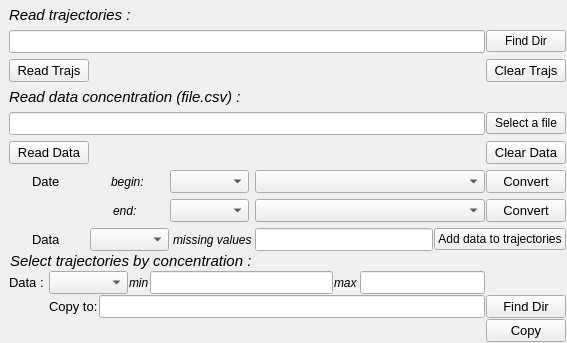
      <widget class="QWidget" name="page_input_data">
       <layout class="QGridLayout" name="gridLayout_19">
        <property name="leftMargin">
         <number>0</number>
        </property>
        <property name="topMargin">
         <number>0</number>
        </property>
        <property name="rightMargin">
         <number>0</number>
        </property>
        <property name="bottomMargin">
         <number>0</number>
        </property>
        <property name="spacing">
         <number>0</number>
        </property>
        <item row="1" column="0">
         <widget class="QLabel" name="label_3">
          <property name="maximumSize">
           <size>
            <width>16777215</width>
            <height>30</height>
           </size>
          </property>
          <property name="font">
           <font>
            <pointsize>11</pointsize>
            <weight>50</weight>
            <italic>true</italic>
            <bold>false</bold>
            <strikeout>false</strikeout>
            <kerning>false</kerning>
           </font>
          </property>
          <property name="text">
           <string>Select trajectories by concentration :</string>
          </property>
          <property name="margin">
           <number>0</number>
          </property>
          <property name="indent">
           <number>10</number>
          </property>
         </widget>
        </item>
        <item row="0" column="0">
         <widget class="QFrame" name="frame_3">
          <property name="frameShape">
           <enum>QFrame::NoFrame</enum>
          </property>
          <property name="frameShadow">
           <enum>QFrame::Raised</enum>
          </property>
          <layout class="QGridLayout" name="gridLayout_4">
           <property name="topMargin">
            <number>6</number>
           </property>
           <property name="rightMargin">
            <number>1</number>
           </property>
           <property name="bottomMargin">
            <number>1</number>
           </property>
           <property name="horizontalSpacing">
            <number>1</number>
           </property>
           <item row="3" column="0" colspan="10">
            <widget class="QLabel" name="lab_rd_data">
             <property name="maximumSize">
              <size>
               <width>16777215</width>
               <height>16777215</height>
              </size>
             </property>
             <property name="font">
              <font>
               <pointsize>11</pointsize>
               <weight>50</weight>
               <italic>true</italic>
               <bold>false</bold>
               <strikeout>false</strikeout>
               <kerning>false</kerning>
              </font>
             </property>
             <property name="text">
              <string>Read data concentration (file.csv) :</string>
             </property>
             <property name="textFormat">
              <enum>Qt::AutoText</enum>
             </property>
            </widget>
           </item>
           <item row="5" column="9">
            <widget class="QPushButton" name="btn_clear_data">
             <property name="font">
              <font>
               <pointsize>10</pointsize>
               <weight>50</weight>
               <bold>false</bold>
              </font>
             </property>
             <property name="cursor">
              <cursorShape>PointingHandCursor</cursorShape>
             </property>
             <property name="text">
              <string>Clear Data</string>
             </property>
            </widget>
           </item>
           <item row="8" column="6" colspan="3">
            <widget class="QComboBox" name="cBox_date_format_end">
             <property name="font">
              <font>
               <pointsize>10</pointsize>
               <weight>50</weight>
               <bold>false</bold>
              </font>
             </property>
             <item>
              <property name="text">
               <string/>
              </property>
             </item>
             <item>
              <property name="text">
               <string>DD-MM-YYYY HH:mm:ss</string>
              </property>
             </item>
             <item>
              <property name="text">
               <string>MM-DD-YYYY HH:mm:ss</string>
              </property>
             </item>
             <item>
              <property name="text">
               <string>YYYY-MM-DD HH:mm:ss</string>
              </property>
             </item>
             <item>
              <property name="text">
               <string>YYYY-DD-MM HH:mm:ss</string>
              </property>
             </item>
             <item>
              <property name="text">
               <string>DD/MM/YYYY HH:mm:ss</string>
              </property>
             </item>
             <item>
              <property name="text">
               <string>MM/DD/YYYY HH:mm:ss</string>
              </property>
             </item>
             <item>
              <property name="text">
               <string>YYYY/MM/DD HH:mm:ss</string>
              </property>
             </item>
             <item>
              <property name="text">
               <string>YYYY/DD/MM HH:mm:ss</string>
              </property>
             </item>
            </widget>
           </item>
           <item row="7" column="6" colspan="3">
            <widget class="QComboBox" name="cBox_date_format_begin">
             <property name="font">
              <font>
               <pointsize>10</pointsize>
               <weight>50</weight>
               <bold>false</bold>
              </font>
             </property>
             <item>
              <property name="text">
               <string/>
              </property>
             </item>
             <item>
              <property name="text">
               <string>DD-MM-YYYY HH:mm:ss</string>
              </property>
             </item>
             <item>
              <property name="text">
               <string>MM-DD-YYYY HH:mm:ss</string>
              </property>
             </item>
             <item>
              <property name="text">
               <string>YYYY-MM-DD HH:mm:ss</string>
              </property>
             </item>
             <item>
              <property name="text">
               <string>YYYY-DD-MM HH:mm:ss</string>
              </property>
             </item>
             <item>
              <property name="text">
               <string>DD/MM/YYYY HH:mm:ss</string>
              </property>
             </item>
             <item>
              <property name="text">
               <string>MM/DD/YYYY HH:mm:ss</string>
              </property>
             </item>
             <item>
              <property name="text">
               <string>YYYY/MM/DD HH:mm:ss</string>
              </property>
             </item>
             <item>
              <property name="text">
               <string>YYYY/DD/MM HH:mm:ss</string>
              </property>
             </item>
            </widget>
           </item>
           <item row="4" column="0" colspan="9">
            <widget class="QLineEdit" name="ledit_data_path">
             <property name="font">
              <font>
               <pointsize>10</pointsize>
               <weight>50</weight>
               <bold>false</bold>
              </font>
             </property>
             <property name="text">
              <string/>
             </property>
            </widget>
           </item>
           <item row="8" column="9">
            <widget class="QPushButton" name="btn_date_convert_end">
             <property name="font">
              <font>
               <pointsize>10</pointsize>
               <weight>50</weight>
               <bold>false</bold>
              </font>
             </property>
             <property name="cursor">
              <cursorShape>PointingHandCursor</cursorShape>
             </property>
             <property name="text">
              <string>Convert</string>
             </property>
            </widget>
           </item>
           <item row="7" column="0">
            <widget class="QLabel" name="lab_date">
             <property name="font">
              <font>
               <pointsize>10</pointsize>
               <weight>50</weight>
               <bold>false</bold>
              </font>
             </property>
             <property name="text">
              <string>Date</string>
             </property>
             <property name="margin">
              <number>0</number>
             </property>
             <property name="indent">
              <number>23</number>
             </property>
            </widget>
           </item>
           <item row="9" column="7" colspan="3">
            <widget class="QPushButton" name="btn_add_data_traj">
             <property name="font">
              <font>
               <pointsize>9</pointsize>
               <weight>50</weight>
               <bold>false</bold>
              </font>
             </property>
             <property name="cursor">
              <cursorShape>PointingHandCursor</cursorShape>
             </property>
             <property name="text">
              <string>Add data to trajectories</string>
             </property>
            </widget>
           </item>
           <item row="8" column="2">
            <widget class="QComboBox" name="cBox_date_end">
             <property name="font">
              <font>
               <pointsize>10</pointsize>
              </font>
             </property>
            </widget>
           </item>
           <item row="1" column="0" colspan="9">
            <widget class="QLineEdit" name="ledit_traj_path">
             <property name="enabled">
              <bool>true</bool>
             </property>
             <property name="font">
              <font>
               <pointsize>10</pointsize>
               <weight>50</weight>
               <bold>false</bold>
              </font>
             </property>
             <property name="toolTipDuration">
              <number>-1</number>
             </property>
             <property name="text">
              <string/>
             </property>
             <property name="readOnly">
              <bool>true</bool>
             </property>
            </widget>
           </item>
           <item row="5" column="0">
            <widget class="QPushButton" name="btn_read_data">
             <property name="font">
              <font>
               <pointsize>10</pointsize>
               <weight>50</weight>
               <bold>false</bold>
              </font>
             </property>
             <property name="cursor">
              <cursorShape>PointingHandCursor</cursorShape>
             </property>
             <property name="text">
              <string>Read Data</string>
             </property>
            </widget>
           </item>
           <item row="9" column="0">
            <widget class="QLabel" name="label">
             <property name="font">
              <font>
               <pointsize>10</pointsize>
              </font>
             </property>
             <property name="text">
              <string>Data</string>
             </property>
             <property name="indent">
              <number>23</number>
             </property>
            </widget>
           </item>
           <item row="9" column="1">
            <widget class="QComboBox" name="cBox_data">
             <property name="font">
              <font>
               <pointsize>10</pointsize>
               <weight>50</weight>
               <bold>false</bold>
              </font>
             </property>
            </widget>
           </item>
           <item row="8" column="1">
            <widget class="QLabel" name="label_2">
             <property name="font">
              <font>
               <pointsize>9</pointsize>
               <italic>true</italic>
              </font>
             </property>
             <property name="text">
              <string>end:</string>
             </property>
             <property name="indent">
              <number>23</number>
             </property>
            </widget>
           </item>
           <item row="4" column="9">
            <widget class="QPushButton" name="btn_open_data_file">
             <property name="font">
              <font>
               <pointsize>9</pointsize>
              </font>
             </property>
             <property name="cursor">
              <cursorShape>PointingHandCursor</cursorShape>
             </property>
             <property name="text">
              <string>Select a file</string>
             </property>
            </widget>
           </item>
           <item row="7" column="2">
            <widget class="QComboBox" name="cBox_date_begin">
             <property name="font">
              <font>
               <pointsize>10</pointsize>
               <weight>50</weight>
               <bold>false</bold>
              </font>
             </property>
            </widget>
           </item>
           <item row="7" column="1">
            <widget class="QLabel" name="label_4">
             <property name="font">
              <font>
               <pointsize>9</pointsize>
               <italic>true</italic>
              </font>
             </property>
             <property name="text">
              <string>begin:</string>
             </property>
             <property name="indent">
              <number>21</number>
             </property>
            </widget>
           </item>
           <item row="0" column="0" colspan="5">
            <widget class="QLabel" name="lab_rd_traj">
             <property name="maximumSize">
              <size>
               <width>16777215</width>
               <height>16777215</height>
              </size>
             </property>
             <property name="font">
              <font>
               <pointsize>11</pointsize>
               <weight>50</weight>
               <italic>true</italic>
               <bold>false</bold>
               <strikeout>false</strikeout>
               <kerning>false</kerning>
              </font>
             </property>
             <property name="text">
              <string>Read trajectories :</string>
             </property>
             <property name="textFormat">
              <enum>Qt::AutoText</enum>
             </property>
            </widget>
           </item>
           <item row="9" column="6">
            <widget class="QLineEdit" name="ledit_missing_values">
             <property name="font">
              <font>
               <pointsize>10</pointsize>
              </font>
             </property>
            </widget>
           </item>
           <item row="7" column="9">
            <widget class="QPushButton" name="btn_date_convert_begin">
             <property name="font">
              <font>
               <pointsize>10</pointsize>
               <weight>50</weight>
               <bold>false</bold>
              </font>
             </property>
             <property name="cursor">
              <cursorShape>PointingHandCursor</cursorShape>
             </property>
             <property name="text">
              <string>Convert</string>
             </property>
            </widget>
           </item>
           <item row="9" column="2" colspan="2">
            <widget class="QLabel" name="label_5">
             <property name="font">
              <font>
               <pointsize>9</pointsize>
               <italic>true</italic>
              </font>
             </property>
             <property name="text">
              <string>missing values</string>
             </property>
             <property name="indent">
              <number>3</number>
             </property>
            </widget>
           </item>
           <item row="2" column="0">
            <widget class="QPushButton" name="btn_read_traj">
             <property name="font">
              <font>
               <pointsize>10</pointsize>
               <weight>50</weight>
               <bold>false</bold>
              </font>
             </property>
             <property name="cursor">
              <cursorShape>PointingHandCursor</cursorShape>
             </property>
             <property name="text">
              <string>Read Trajs</string>
             </property>
            </widget>
           </item>
           <item row="1" column="9">
            <widget class="QPushButton" name="btn_open_traj_folder">
             <property name="font">
              <font>
               <pointsize>9</pointsize>
              </font>
             </property>
             <property name="cursor">
              <cursorShape>PointingHandCursor</cursorShape>
             </property>
             <property name="text">
              <string>Find Dir</string>
             </property>
            </widget>
           </item>
           <item row="2" column="9">
            <widget class="QPushButton" name="btn_clear_traj">
             <property name="font">
              <font>
               <pointsize>10</pointsize>
               <weight>50</weight>
               <bold>false</bold>
              </font>
             </property>
             <property name="cursor">
              <cursorShape>PointingHandCursor</cursorShape>
             </property>
             <property name="text">
              <string>Clear Trajs</string>
             </property>
            </widget>
           </item>
          </layout>
         </widget>
        </item>
        <item row="2" column="0">
         <widget class="QFrame" name="frame_4">
          <property name="font">
           <font>
            <pointsize>11</pointsize>
           </font>
          </property>
          <property name="frameShape">
           <enum>QFrame::NoFrame</enum>
          </property>
          <property name="frameShadow">
           <enum>QFrame::Raised</enum>
          </property>
          <layout class="QGridLayout" name="gridLayout_5">
           <property name="leftMargin">
            <number>9</number>
           </property>
           <property name="topMargin">
            <number>1</number>
           </property>
           <property name="rightMargin">
            <number>1</number>
           </property>
           <property name="bottomMargin">
            <number>1</number>
           </property>
           <property name="spacing">
            <number>1</number>
           </property>
           <item row="1" column="7" colspan="2">
            <widget class="QLineEdit" name="ledit_max_sel">
             <property name="font">
              <font>
               <pointsize>10</pointsize>
              </font>
             </property>
            </widget>
           </item>
           <item row="2" column="2" colspan="7">
            <widget class="QLineEdit" name="ledit_copy_path">
             <property name="font">
              <font>
               <pointsize>10</pointsize>
              </font>
             </property>
            </widget>
           </item>
           <item row="1" column="0">
            <widget class="QLabel" name="labe_data_sel">
             <property name="font">
              <font>
               <pointsize>10</pointsize>
              </font>
             </property>
             <property name="text">
              <string>Data : </string>
             </property>
            </widget>
           </item>
           <item row="3" column="9">
            <widget class="QPushButton" name="btn_copy">
             <property name="font">
              <font>
               <pointsize>10</pointsize>
               <weight>50</weight>
               <bold>false</bold>
              </font>
             </property>
             <property name="cursor">
              <cursorShape>PointingHandCursor</cursorShape>
             </property>
             <property name="text">
              <string>Copy</string>
             </property>
            </widget>
           </item>
           <item row="2" column="1">
            <widget class="QLabel" name="label_7">
             <property name="font">
              <font>
               <pointsize>10</pointsize>
              </font>
             </property>
             <property name="text">
              <string>Copy to:</string>
             </property>
            </widget>
           </item>
           <item row="1" column="5">
            <widget class="QLabel" name="lab_max">
             <property name="font">
              <font>
               <pointsize>9</pointsize>
               <italic>true</italic>
              </font>
             </property>
             <property name="text">
              <string>max</string>
             </property>
            </widget>
           </item>
           <item row="2" column="9">
            <widget class="QPushButton" name="btn_copy_folder">
             <property name="font">
              <font>
               <pointsize>10</pointsize>
              </font>
             </property>
             <property name="cursor">
              <cursorShape>PointingHandCursor</cursorShape>
             </property>
             <property name="text">
              <string>Find Dir</string>
             </property>
            </widget>
           </item>
           <item row="1" column="3">
            <widget class="QLabel" name="lab_min">
             <property name="font">
              <font>
               <pointsize>9</pointsize>
               <italic>true</italic>
              </font>
             </property>
             <property name="text">
              <string>min</string>
             </property>
            </widget>
           </item>
           <item row="1" column="1" colspan="2">
            <widget class="QComboBox" name="cBox_data_sel">
             <property name="font">
              <font>
               <pointsize>10</pointsize>
              </font>
             </property>
            </widget>
           </item>
           <item row="1" column="4">
            <widget class="QLineEdit" name="ledit_min_sel">
             <property name="font">
              <font>
               <pointsize>10</pointsize>
              </font>
             </property>
            </widget>
           </item>
          </layout>
         </widget>
        </item>
       </layout>
      </widget>
